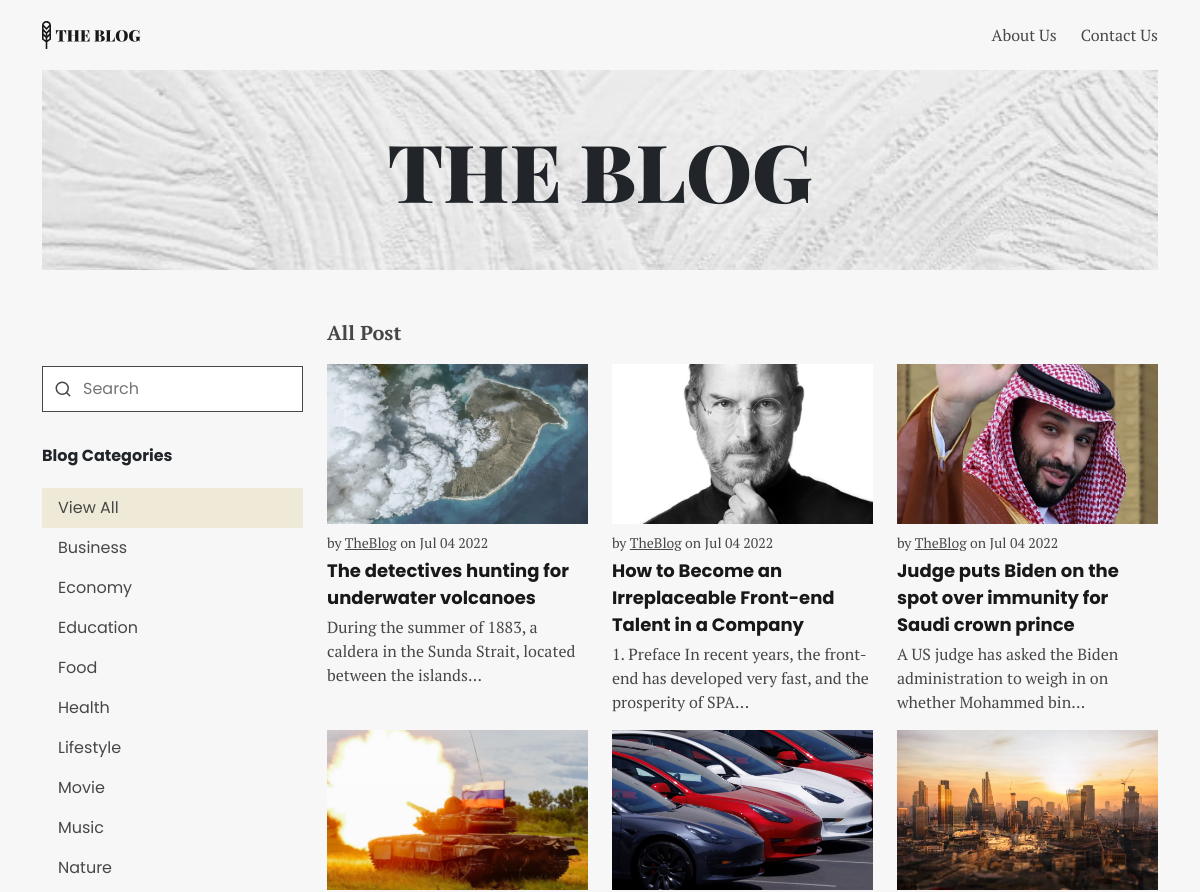
Page /category.php?name=All (upper part) on the earlier database version.
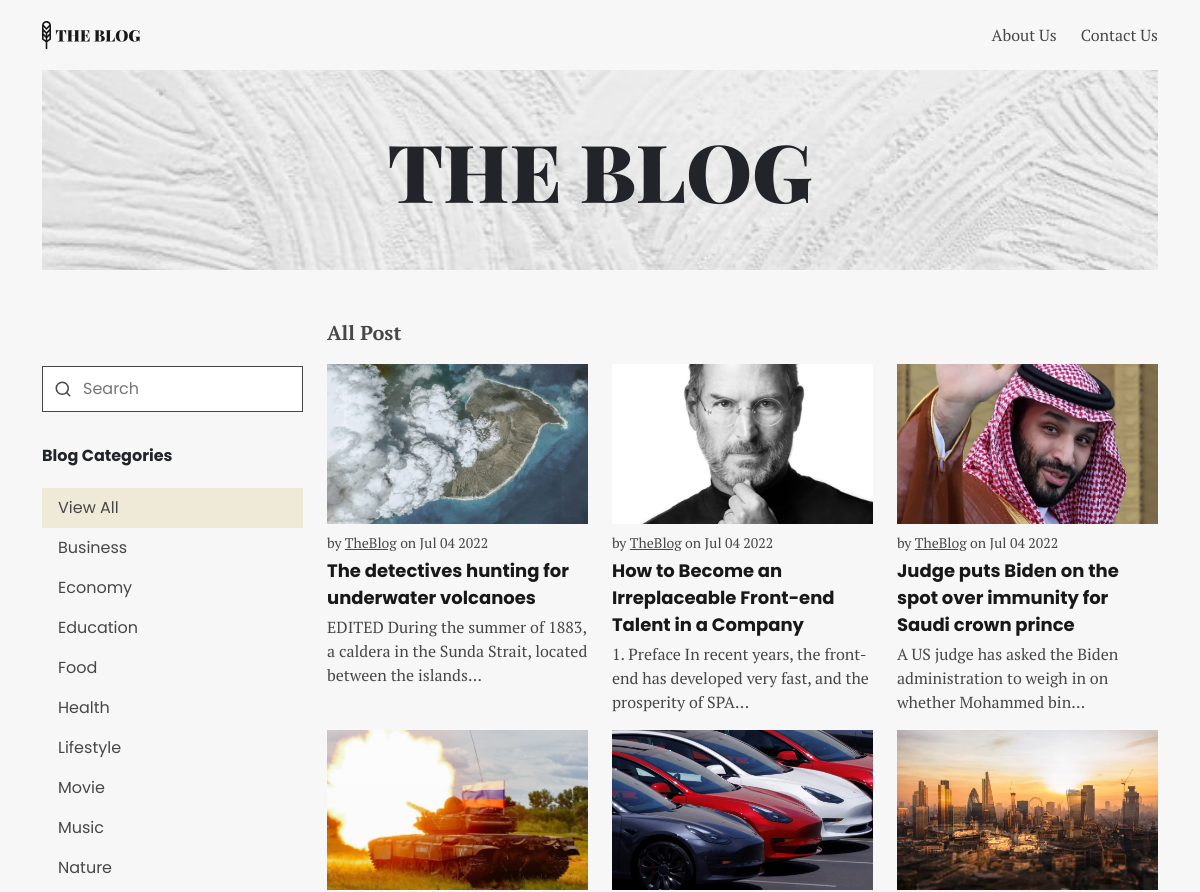
Same page on the later database version.
### tables this page shows
CREATE TABLE `post` (
  `id` int(11) NOT NULL,
  `title` varchar(250) NOT NULL,
  `body` text NOT NULL,
  `image` varchar(250) NOT NULL,
  `id_user` int(11) NOT NULL,
  `category` varchar(150) NOT NULL,
  `created_at` datetime NOT NULL,
  `isMain` tinyint(1) NOT NULL,
  `created_main_at` datetime NOT NULL
);

CREATE TABLE `user` (
  `id` int(11) NOT NULL,
  `email` varchar(250) NOT NULL,
  `password` varchar(250) NOT NULL,
  `first_name` varchar(250) NOT NULL,
  `last_name` varchar(250) NOT NULL,
  `isAdmin` tinyint(1) NOT NULL,
  `createdAt` datetime NOT NULL
);

### category.php (the view, shortened to what this page needs)
<?php
include './connection.php';
$category_name = $_GET['name'];
$sql_category = "SELECT * FROM category ORDER BY name";
$query_category = mysqli_query($conn, $sql_category);
if ($category_name == 'All') {
	$sql_post = "SELECT post.id, post.title, post.body, post.image, post.created_at, user.first_name AS 'author'
							FROM post
							LEFT JOIN user ON post.id_user = user.id
							ORDER BY created_at DESC";
} else {
	$sql_post = "SELECT post.id, post.title, post.body, post.image, post.created_at, user.first_name AS 'author'
								FROM post
								LEFT JOIN user ON post.id_user = user.id
								WHERE category = '$category_name'
								ORDER BY created_at DESC";
}
$query_post = mysqli_query($conn, $sql_post);
?>
<!DOCTYPE html>
<html lang="en">
<head>
	<link rel="stylesheet" href="./style/bootstrap.min.css" />
	<link rel="stylesheet" href="./style/main.css" />
</head>
<body>
	<div class="container">
		<nav class="nav-main" aria-label="main navigation">
			<a href="./"><img src="./assets/logo.svg" alt="The Blog Logo" /></a>
			<div>
				<a href="#">About Us</a>
				<a href="#">Contact Us</a>
			</div>
		</nav>
		<header>
			<section class="banner">
				<img src="./assets/banner.jpg" alt="Banner" />
				<h1 class="display-1">THE BLOG</h1>
			</section>
		</header>
		<main>
			<div class="row mt-0 mt-md-5">
				<aside class="col-12 col-md-3 mt-5 mb-4">
					<form action="./search.php" method="get" class="search">
						<input type="text" name="name" class="input" placeholder="Search" />
						<img src="./assets/ic_search.svg" alt="" />
					</form>
					<div class="category">
						<p class="category__title">Blog Categories</p>
						<nav class="nav-side" aria-label="Category Navigation">
							<a href="category.php?name=All">
								<p class="<?php if ($category_name == 'All') echo 'active' ?>">View All</p>
							</a>
							<?php while ($row = mysqli_fetch_array($query_category)) { ?>
								<a href="category.php?name=<?= $row['name'] ?>">
									<p class='<?php if ($category_name == $row['name']) echo 'active' ?>'><?= $row['name'] ?></p>
								</a>
							<?php } ?>
						</nav>
					</div>
				</aside>
				<article class="col-12 col-md-9 post">
					<?php if ($category_name == 'All') { ?>
						<p class="title-post">All Post</p>
					<?php } else { ?>
						<p class="title-post">Category "<?= $category_name ?>"</p>
					<?php } ?>
					<div class="row mb-3">
						<?php while ($row_post = mysqli_fetch_array($query_post)) { ?>
							<div class="col-12 col-md-6 col-lg-4 mb-3 card-post">
								<a href="read.php?id=<?= $row_post['id'] ?>">
									<img src="./assets/post_image/<?= $row_post['image'] ?>" alt="" class="post__image" />
									<p class="post__date pt-2 m-0">by <u><?= $row_post['author'] ?></u> on <?= date("M d Y", strtotime($row_post['created_at'])) ?></p>
									<p class="post__title"><?= $row_post['title'] ?></p>
									<p class="post__body wrap">
										<?= implode(' ', array_slice(explode(' ', strip_tags($row_post['body'])), 0, 15)); ?>...
									</p>
								</a>
							</div>
						<?php } ?>
					</div>
				</article>
			</div>
		</main>
	</div>
</body>
</html>

Differences in the rows shown:
changed post "The detectives hunting for underwater volcanoes": body "During the summer of 1883, a caldera in the Sunda Strait, located between the islands" → "EDITED During the summer of 1883, a caldera in the Sunda Strait, located between the islands"
